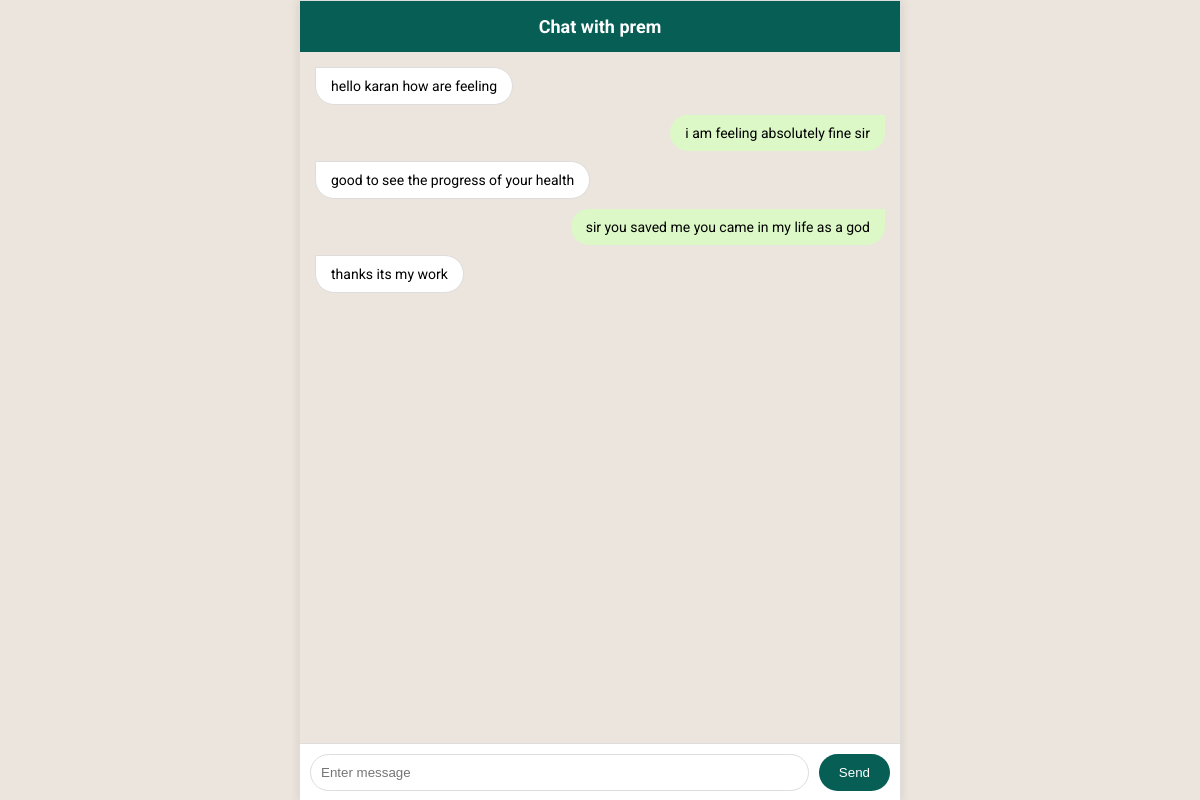
The app's page /private_chat/prem (signed in) with its own data.
### app.py (models this page shows)
class Message(db.Model):
    id = db.Column(db.Integer, primary_key=True)
    room = db.Column(db.String(150), nullable=False)
    sender = db.Column(db.String(150), nullable=False)
    content = db.Column(db.Text, nullable=False)
    timestamp = db.Column(db.DateTime, default=datetime.utcnow)

### app.py (the view)
@app.route('/private_chat/<username>')
def private_chat(username):
    if 'username' not in session:
        return redirect(url_for('login'))
    current_user = session['username']
    chat_room = '_'.join(sorted([current_user, username]))
    messages = Message.query.filter_by(room=chat_room).order_by(Message.timestamp.asc()).all()
    return render_template('private_chat.html', room=chat_room, username=username, current_user=current_user, messages=messages)

### app.py (called while the page is built)
@login_manager.user_loader
def load_user(id):
    return User.query.get(int(id))

### templates/private_chat.html (shortened to what this page needs)
<!DOCTYPE html>
<html>
<head>
    <link rel="stylesheet" type="text/css" href="{{ url_for('static', filename='css/chat.css') }}">
</head>
<body>
    <div class="chat-container">
        <div class="chat-header">
            <h1>Chat with {{ username }}</h1>
        </div>
        <div class="chat-messages" id="messages">
            {% for message in messages %}
                {% if message.sender == username %}
                    <div class="message sent">
                        <div class="message-content">
                            {{ message.content }}
                        </div>
                    </div>
                {% else %}
                    <div class="message received">
                        <div class="message-content">
                            {{ message.content }}
                        </div>
                    </div>
                {% endif %}
            {% endfor %}
        </div>
        <div class="chat-input">
            <input id="message" placeholder="Enter message">
            <button onclick="sendMessage()">Send</button>
        </div>
    </div>
</body>
</html>

### static/css/chat.css (style rules this page uses)
body, html { margin: 0; padding: 0; font-family: 'Roboto', sans-serif; background-color: #ece5dd; }
.chat-container { display: flex; flex-direction: column; height: 100vh; max-width: 600px; margin: 0 auto; border: 1px solid #ddd; background-color: #fff; box-shadow: 0 0 10px rgba(0, 0, 0, 0.1); }
.chat-header { padding: 15px; background-color: #075e54; color: #fff; text-align: center; }
.chat-header h1 { margin: 0; font-size: 18px; }
.chat-messages { flex: 1; padding: 15px; overflow-y: auto; background-color: #ece5dd; }
.message { display: flex; margin-bottom: 10px; flex-direction: column; }
.message-content { padding: 10px 15px; border-radius: 20px; max-width: 75%; word-wrap: break-word; font-size: 14px; }
.message.sent { align-items: flex-start; }
.message.sent .message-content { background-color: #fff; border: 1px solid #ddd; text-align: left; border-top-left-radius: 0; }
.message.received { align-items: flex-end; }
.message.received .message-content { background-color: #dcf8c6; text-align: right; border-top-right-radius: 0; }
.chat-input { display: flex; padding: 10px; background-color: #fff; border-top: 1px solid #ddd; }
#message { flex: 1; padding: 10px; border: 1px solid #ddd; border-radius: 20px; outline: none; }
button { margin-left: 10px; padding: 10px 20px; border: none; border-radius: 20px; background-color: #075e54; color: #fff; cursor: pointer; }
.chat-messages { -ms-overflow-style: none; scrollbar-width: none; }

### records on screen
Message: content "hello karan how are feeling"
Message: content "i am feeling absolutely fine sir"
Message: content "good to see the progress of your health"
Message: content "sir you saved me you came in my life as a god"
Message: content "thanks its my work"

### other values on screen
{{ username }} "prem"
